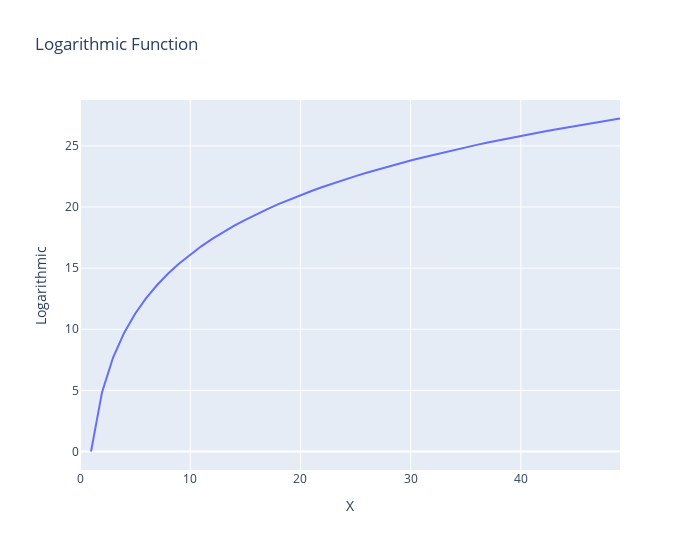

Write notebook code for a chart like this one.
### Code cell
fig = px.line(df, x="X", y="Logarithmic",width=700, height=550, title='Logarithmic Function')
fig.show()

### Figure 1 — Plotly figure (JSON) as saved in the notebook; plotly's stock layout.template omitted (floating-point values rounded to 4 significant figures)
{"data": [{"hovertemplate": "X=%{x}<br>Logarithmic=%{y}<extra></extra>", "legendgroup": "", "line": {"color": "#636efa", "dash": "solid"}, "mode": "lines", "name": "", "orientation": "v", "showlegend": false, "type": "scatter", "x": [0, 1, 2, 3, 4, 5, 6, 7, 8, 9, 10, 11, 12, 13, 14, 15, 16, 17, 18, 19, 20, 21, 22, 23, 24, 25, 26, 27, 28, 29, 30, 31, 32, 33, 34, 35, 36, 37, 38, 39, 40, 41, 42, 43, 44, 45, 46, 47, 48, 49], "xaxis": "x", "y": [null, 0, 4.852, 7.69, 9.704, 11.27, 12.54, 13.62, 14.56, 15.38, 16.12, 16.79, 17.39, 17.95, 18.47, 18.96, 19.41, 19.83, 20.23, 20.61, 20.97, 21.31, 21.64, 21.95, 22.25, 22.53, 22.81, 23.07, 23.33, 23.57, 23.81, 24.04, 24.26, 24.48, 24.68, 24.89, 25.08, 25.28, 25.46, 25.64, 25.82, 26.0, 26.16, 26.33, 26.49, 26.65, 26.8, 26.95, 27.1, 27.24], "yaxis": "y"}], "layout": {"height": 550, "legend": {"tracegroupgap": 0}, "title": {"text": "Logarithmic Function"}, "width": 700, "xaxis": {"anchor": "y", "autorange": true, "domain": [0, 1], "range": [0, 49], "title": {"text": "X"}, "type": "linear"}, "yaxis": {"anchor": "x", "autorange": true, "domain": [0, 1], "range": [-1.513, 28.76], "title": {"text": "Logarithmic"}, "type": "linear"}}}
